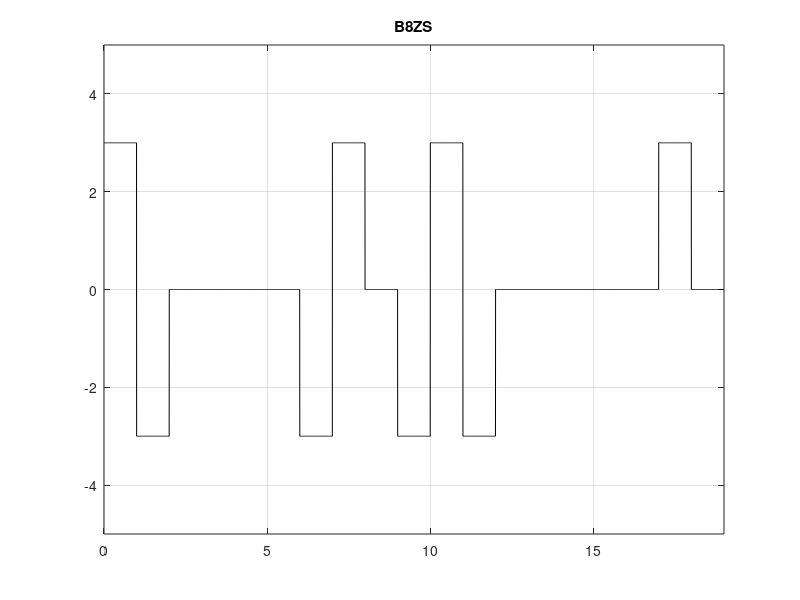

MATLAB code for this plot: (Note: this script raises an error after producing the figure.)
clc;
clear;
bits = [1 1 0 0 0 0 0 0 0 0 1 1 0 0 0 0 0 1 0];
%bits = randi([0, 1], 1,10);
%bitrate = 1000;
T=length(bits);
%T = length(bits)/bitrate;
n=300;
N=n*T;
%N = n*length(bits);
dt=T/N;
t=0:dt:T;
x=zeros(1,length(t));

prev = 3;
zeros = 0;
zecnt = 0;
ifageche = 0;
for i=0:T-1
    if(zeros == 8)
        zecnt = 1;
    end
    if(ifageche == 1)
        i = i + 8;
        ifageche = 0;
    end
    if (bits(i+1)==1)
        %prev = -prev;
        x(i*n+1 : (i+1)*n)=prev;
        prev = -prev;
        zeros = 0;
    else
        %prev = 0;
        %prev = -prev;
        if(((T-1) - i >= 8) && bits(i+1) == 0 && bits(i+2) == 0 && bits(i+3) == 0 && bits(i+4) == 0 && bits(i+5) == 0 && bits(i+6) == 0 && bits(i+7) == 0 && bits(i+8) == 0)
            x(i*(n+1) : (i+1)*n)=0;
            x((i+2)*n+1 : (i+3)*n)=0;
            x((i+3)*n+1 : (i+4)*n)=0;
            prev = -prev;
            x((i+4)*n+1 : (i+5)*n)=prev;
            prev = -prev;
            x((i+5)*n+1 : (i+6)*n)=prev;
            prev = -prev;
            x((i+6)*n+1 : (i+7)*n)=0;
            x((i+7)*n+1 : (i+8)*n)=prev;
            %prev = -prev;
            x((i+8)*n+1 : (i+9)*n)=prev;
            %prev = -prev;
            ifageche = 1;
        %else
            %x(i*n+1 : (i+1)*n)=0;
        end
        zeros = zeros + 1;
    end
end
plot(t,x,'black-');
%plot(t,x);
axis([0 t(end) -5 5]);
grid on
%grid on;
title('B8ZS');


origin_bits = zeros(1, round(length(x) / n));

for i = 1:length(x) / n
    origin_bits(i) = x(i * n) / 3;
end
%temp_bits = origin_bits;
%for i = 1:length(x) / n
    %count = 0;
    %for j = 1:n
        %if(x(((i-1) * n) + j) == 3)
            %count = count + 1;
        %end
    %end
    %if(count < n)
        %origin_bits(i) = 0;
    %else 
        %origin_bits(i) = 1;
    %end
%end

flag = 1;
for i = 1:length(origin_bits)
    if(origin_bits(i) == 1 || origin_bits(i) == -1)
        origin_bits(i) = 1;
    else
        %flag = -flag;
        origin_bits(i) = 0;
    end
end

disp("Randomly generated bits: ");
disp(bits);
%disp("temp bits to check");
%disp(temp_bits);
disp("Bits retained from signal x: ");
disp(origin_bits);